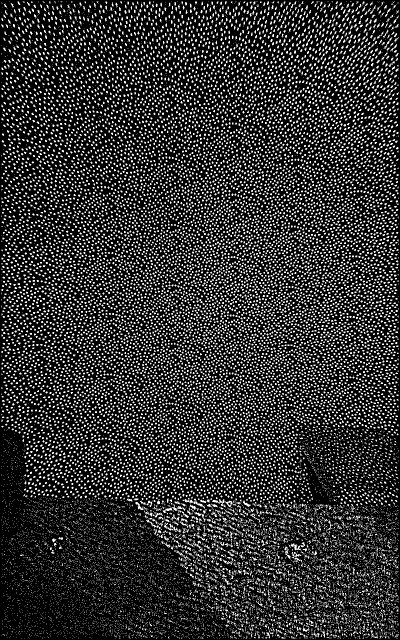
#> input picture data/第二次数据/PlaneDepthData/600.png, 800 x 1280 px (shown at 1/2 size)
$ python complexscene_depth.py
#> lines starting #> are read from the running program, lines starting #| are printed output that depends on the picture
### package/func.py
import numpy as np
import matplotlib.pyplot as plt
import math

# 去除噪声点，保留散斑点
def ExcludeNoise(image):
    newimg = np.zeros(image.shape)
    for row in range(image.shape[0]):
        for line in range(image.shape[1]):
            if row == 0 or row == image.shape[0]-1:
                newimg[row][line] = image[row][line]
            elif line == 0 or line == image.shape[1]-1:
                newimg[row][line] = image[row][line]
            else:
                if image[row][line] == 255:
                    neibour = image[row-1][line]/255 + image[row][line-1]/255 + image[row+1][line]/255 + image[row][line+1]/255
                    if (neibour == 2 and ((image[row-1][line]/255 + image[row+1][line]/255) == 1 or (image[row][line-1]/255 + image[row][line+1]/255) == 1)) or neibour >= 3:
                        newimg[row][line] = 255
    return newimg

# 缩小点
def reduce2point(image):
    newimg = image.copy()
    for row in range(newimg.shape[0]):
        for line in range(newimg.shape[1]):
            if newimg[row][line] == 255:
                stack = [(row, line)]
                record = [(row, line)]
                while len(stack) != 0:
                    r, l = stack.pop(0)
                    if r > 0:
                        if image[r-1][l] == 255:
                            if (r-1, l) not in record:
                                record.append((r-1, l))
                                stack.append((r-1, l))
                                newimg[r-1][l] = 0
                    if r < newimg.shape[0]-1:
                        if image[r+1][l] == 255:
                            if (r+1, l) not in record:
                                record.append((r+1, l))
                                stack.append((r+1, l))
                                newimg[r+1][l] = 0
                    if l > 0:
                        if image[r][l-1] == 255:
                            if (r, l-1) not in record:
                                record.append((r, l-1))
                                stack.append((r, l-1))
                                newimg[r][l-1] = 0
                    if l < newimg.shape[1]-1:
                        if image[r][l+1] == 255:
                            if (r, l+1) not in record:
                                record.append((r, l+1))
                                stack.append((r, l+1))
                                newimg[r][l+1] = 0
    return newimg

# 打印图片
# [54 lines left out: functions myplot, MSEanalyse, not called in this run]

### complexscene_depth.py
import cv2
import numpy as np
import matplotlib.pyplot as plt
import scipy.io
import package.func as func

num_plot_onerow = 1
outputpath = 'data/第二次数据/ComplexSceneResult/'
standard_distance = 600

if __name__ == '__main__':
    # 载入二值化数据
    img1 = cv2.imread('data/第二次数据/PlaneDepthData/' + str(standard_distance) + '.png', 0)
#> img1: shape (1280, 800); 19.5% white in thin lines or dots
    img2 = cv2.imread('data/第二次数据/ComplexScene/incline.png', 0)
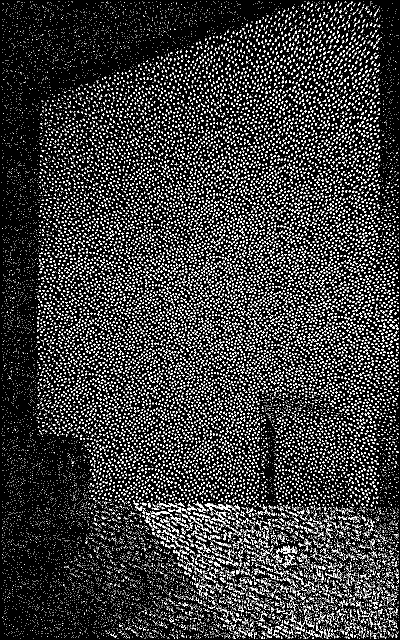
#> input picture data/第二次数据/ComplexScene/incline.png, 800 x 1280 px (shown at 1/2 size)
#> img2: shape (1280, 800); 15.1% white in thin lines or dots
    limg = [img1, img2]
    plt.imshow(limg[1])
    plt.colorbar()
    plt.savefig(outputpath + 'Binary.png', dpi=300)
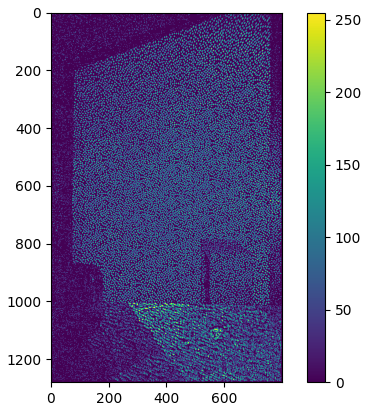
#> figure drawn by matplotlib, 2 panels
    plt.close()

    # 对二值化数据做半全局块匹配算法
    stereo = cv2.StereoSGBM_create(numDisparities=64, blockSize=11, P1=121, P2=484)
    disparity = []
    standard_img = limg[0]
    for i in range(1, len(limg)):
        disparity_curr = stereo.compute(np.uint8(standard_img), np.uint8(limg[i]))
        disparity.append(disparity_curr)
#> this loop made 1 pass
#> pass 1, `disparity_curr = stereo.compute(np.uint8(standard_img), np.uint8(limg[..`:
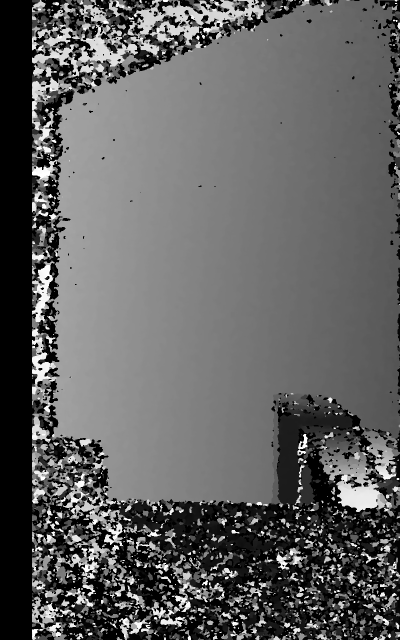
#> disparity_curr: shape (1280, 800) int16 (shown at 1/2 size); min -16, max 1008, mean 374.2; drawn with min black and max white
#> after the loop, disparity = 1 item
    plt.imshow(disparity[0])
    plt.colorbar()
    plt.savefig(outputpath + 'Binary_SGBM_' + str(standard_distance) + 'standard.png', dpi=300)
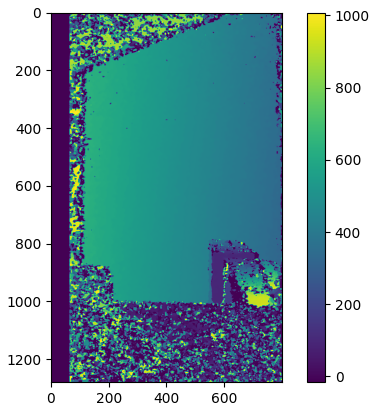
#> figure drawn by matplotlib, 2 panels
    plt.close()

    # 去除噪声点，保留散斑点
    print('去除噪声点，保留散斑点------------------------------------')
    for i in range(len(limg)):
        limg[i] = func.ExcludeNoise(limg[i])
#> this loop made 2 passes
#> after the loop, limg = 2 items

    # 对二值化去躁数据做半全局块匹配算法
    disparity = []
    standard_img = limg[0]
#> standard_img: shape (1280, 800) float64; 16.2% white in thin lines or dots
    for i in range(1, len(limg)):
        disparity_curr = stereo.compute(np.uint8(standard_img), np.uint8(limg[i]))
        disparity.append(disparity_curr)
    plt.imshow(disparity[0])
    plt.colorbar()
    plt.savefig(outputpath + 'BinaryDenoise_SGBM_' + str(standard_distance) + 'standard.png', dpi=300)
    plt.close()

    # 缩小点
    print('缩小点----------------------------------------------------')
    for i in range(len(limg)):
        limg[i] = func.reduce2point(limg[i])

    # 对缩小点数据做半全局块匹配算法
    disparity = []
    standard_img = limg[0]
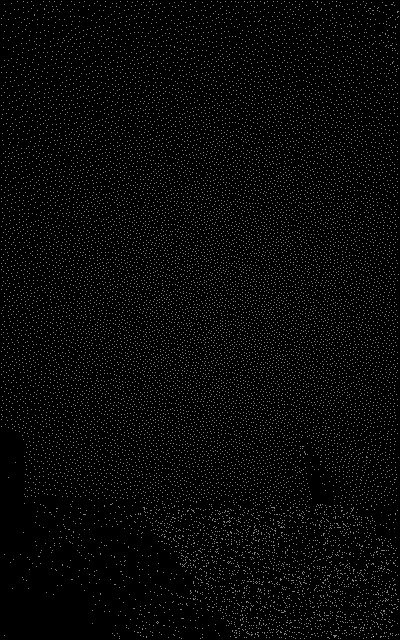
#> standard_img: shape (1280, 800) float64 (shown at 1/2 size); 1.6% white in thin lines or dots
    for i in range(1, len(limg)):
        disparity_curr = stereo.compute(np.uint8(standard_img), np.uint8(limg[i]))
        disparity.append(disparity_curr)
#> this loop made 1 pass
#> pass 1, `disparity_curr = stereo.compute(np.uint8(standard_img), np.uint8(limg[..`:
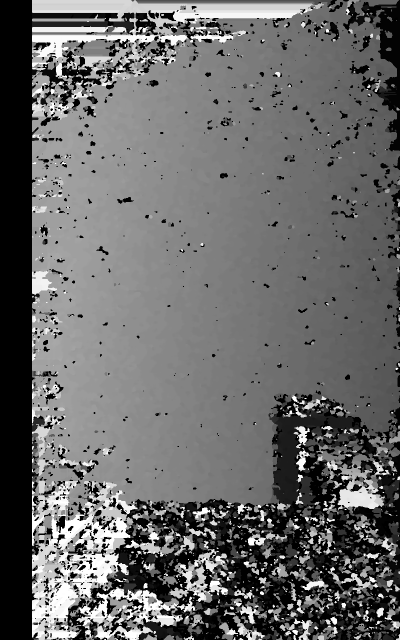
#> disparity_curr: shape (1280, 800) int16 (shown at 1/2 size); min -16, max 1008, mean 410.8; drawn with min black and max white
    plt.imshow(disparity[0])
    plt.colorbar()
    plt.savefig(outputpath + 'BinaryReduce2Point_SGBM_' + str(standard_distance) + 'standard.png', dpi=300)
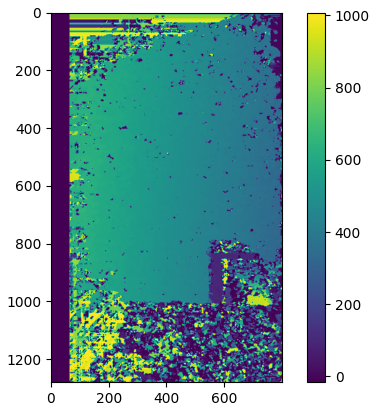
#> figure drawn by matplotlib, 2 panels
    plt.close()

    # [4 lines of commented-out code are left out]
